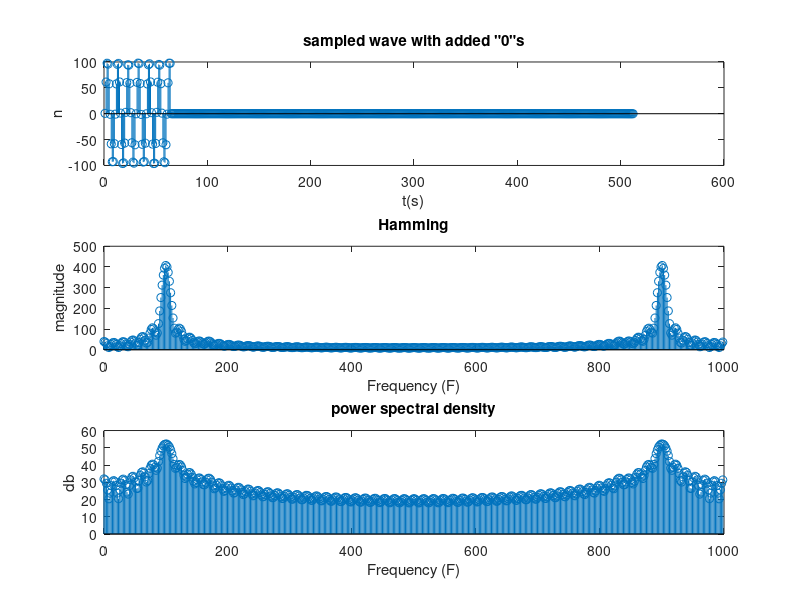
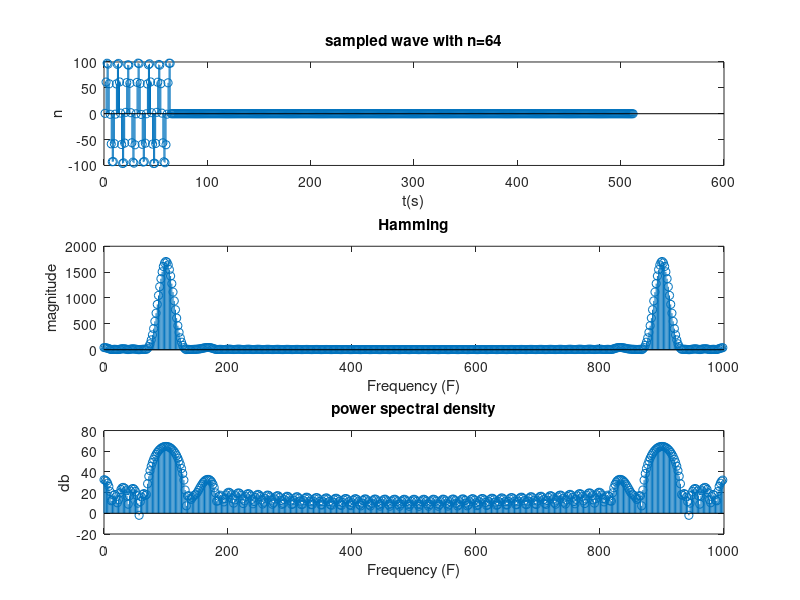

The MATLAB source for these figures, in order:
clear all;
close all;
n=64;

Fs=1000;
Ts=1/Fs;
t = (0:(n-1))*Ts;
zpad = (0:(512-n-1));
td=(0:(512-1))*Ts;
ndfshift = (0:(1023))*Fs/n;

noise=randn();
x=100*sin(2*pi*100*t)+2*sin(2*pi*164.25*t)+1*noise;
toevoeg = 512-length(x);
x2 =[ x zeros(1,toevoeg)];


figure(1)
subplot(3, 1, 1)
stem(x2);
title('sampled wave with added "0"s');
xlabel('t(s)')
ylabel('n')

window = hamming(512);
windowX=window.*x2';
df=(0:(512-1))*Fs/512;

subplot(3, 1, 2)
stem(df,abs(fft(windowX)));
title('Hamming');
xlabel('Frequency (F)')
ylabel('magnitude')


subplot(3, 1, 3)
stem(df,20*log10(abs(fft(windowX))));
title('power spectral density');
xlabel('Frequency (F)')
ylabel('db')



figure(2)
subplot(3, 1, 1)
stem(x2);
title('sampled wave with n=64');
xlabel('t(s)')
ylabel('n')

window = hamming(n);
windowX=window.*x';
xpad=[windowX' zeros(size(zpad))];

df=(0:(512-1))*Fs/512;

subplot(3, 1, 2)
stem(df,abs(fft(xpad)));
title('Hamming');
xlabel('Frequency (F)')
ylabel('magnitude')


subplot(3, 1, 3)
stem(df,20*log10(abs(fft(xpad))));
title('power spectral density');
xlabel('Frequency (F)')
ylabel('db')

